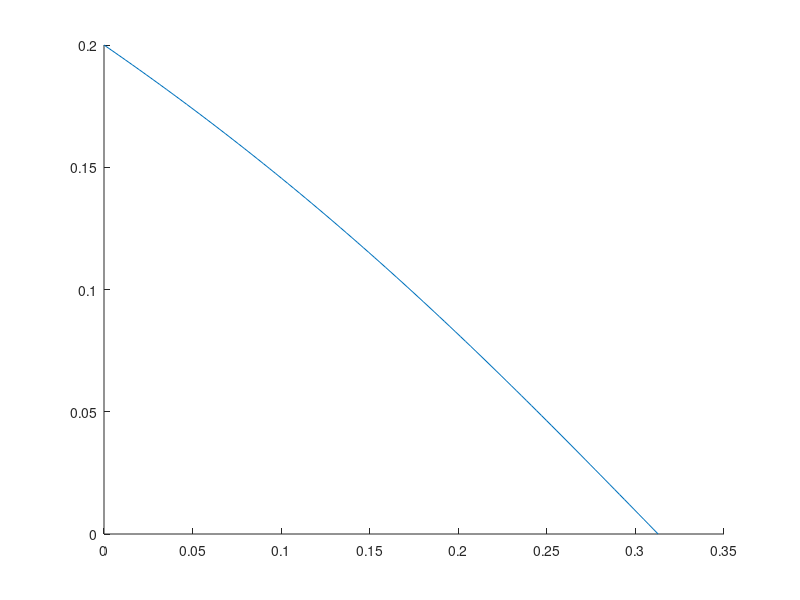

The MATLAB script that drew this image: (Note: this script raises an error after producing the figure.)
f = @(n) n+1+2/n;
omega_ratio = sqrt(4/3);%5;%



T0_on_TF = 0.2;
eta = 6;

c = 4/5*pi^2*(omega_ratio)^3;
T1_on_TF = linspace(0,T0_on_TF);

dNb_on_Nf = -(T1_on_TF+c/3*T1_on_TF.^3-T0_on_TF-c/3*T0_on_TF.^3).*pi^2./f(eta);

figure(24)
hold on
plot(dNb_on_Nf,T1_on_TF)

func = @(b,x) b(1).*x(:,2).*(x(:,1)+c/3.*x(:,1).^3-b(2))+b(3);

const_ratio = (zeta(3)*6)^(-1/3);
func = @(b,x) b(1).*x(:,2).*(x(:,1)+c/3.*x(:,1).^3)+b(1).*(const_ratio.*x(:,2).^(2/3).*b(2).^(1/3)+c/3.*const_ratio^3.*b(2))+b(2);

func2 = @(b,x) b(1).*(x).^b(2);
% func3 = @(b,x) b(1).*(x+c/3.*x.^3-b(2).^(1/3)*(0.448)-c/3*b(2)^3*(0.448)^3)+b(2);
func3 = @(b,x) (pi^2/3.*x-(pi^2/3*x./abs(b(1))).^b(2))./(1/b(2)-1);
T_ratio = T4.'./TF_c.';
T_unc  = T4_unc./TF_c;
T_ratio(abs(T_ratio)>10) = nan;
T_unc(abs(T_ratio)>10) = nan;
weights = 1./T_unc.^4;
fitobject=fitnlm([T_ratio,N3.'],N4./qe,func,[1,1e4],...
        'options',opt);
fitobject3=fitnlm(T_ratio.',N4./qe./N3,func3,[-0.644,3],'Weights',weights,...
        'options',opt)
fitobject3=fitnlm(T_ratio.',N4./qe./N3,func3,[-0.644,3],...
        'options',opt)
fitobject3=fitnlm(T_ratio.',N4./qe./N3,func3,[-0.644,3],'ErrorModel','combined')
fitobject3=fitnlm(T_ratio.',N4./qe./N3,func3,[-0.644,3],'ErrorModel','proportional')
func3 = @(b,x) real(log((pi^2/3.*x-(pi^2/3*x./abs(b(1))).^b(2))./(1/b(2)-1)));
fitobject3=fitnlm(T_ratio.',log(N4./qe./N3),func3,[-0.644,3])

fitobject2=fitnlm(N4./qe./N3,T_ratio.',func2,[1,1/3],...
        'options',opt);